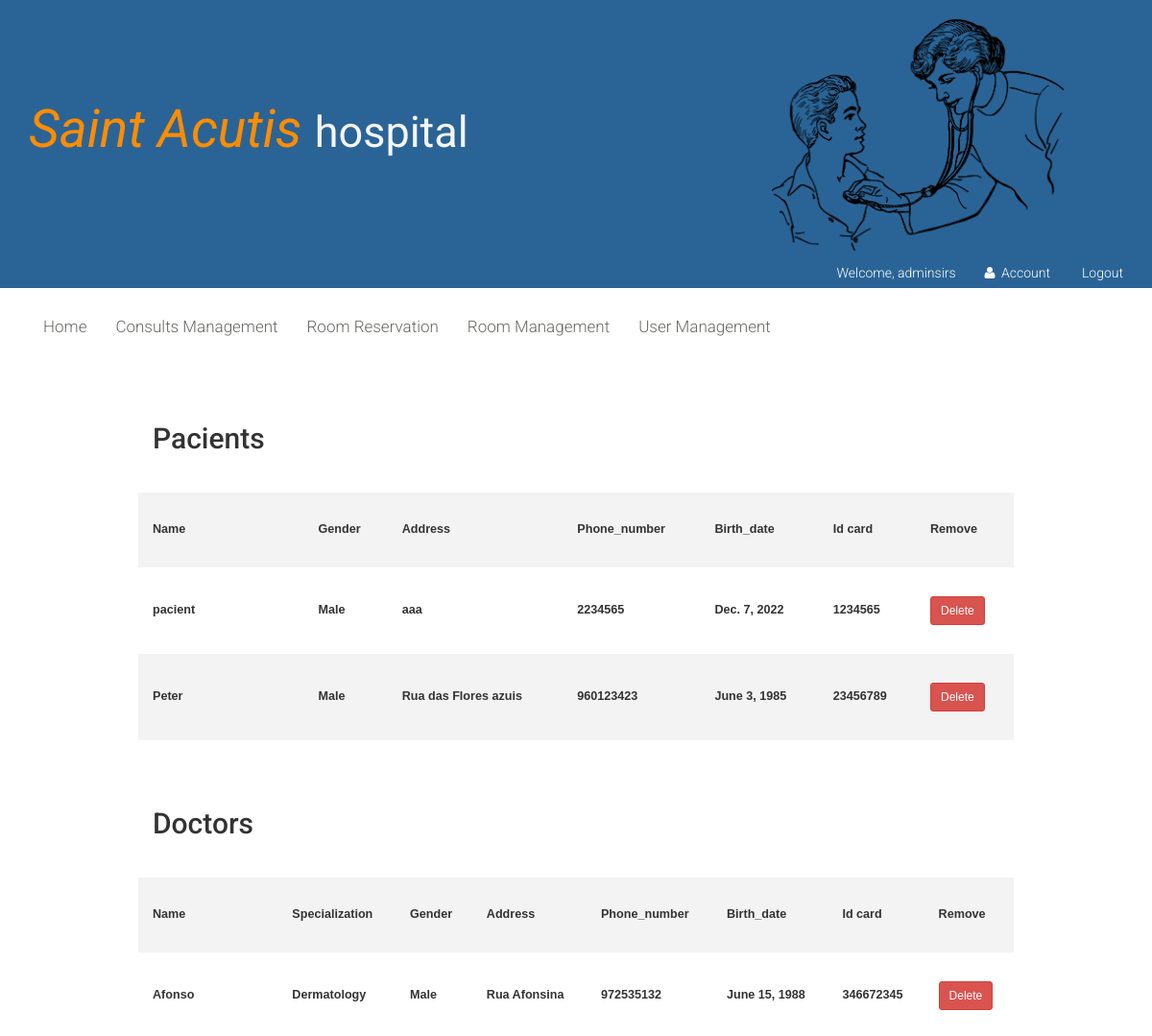
Before: /users-management/ (signed in) with the older database file.
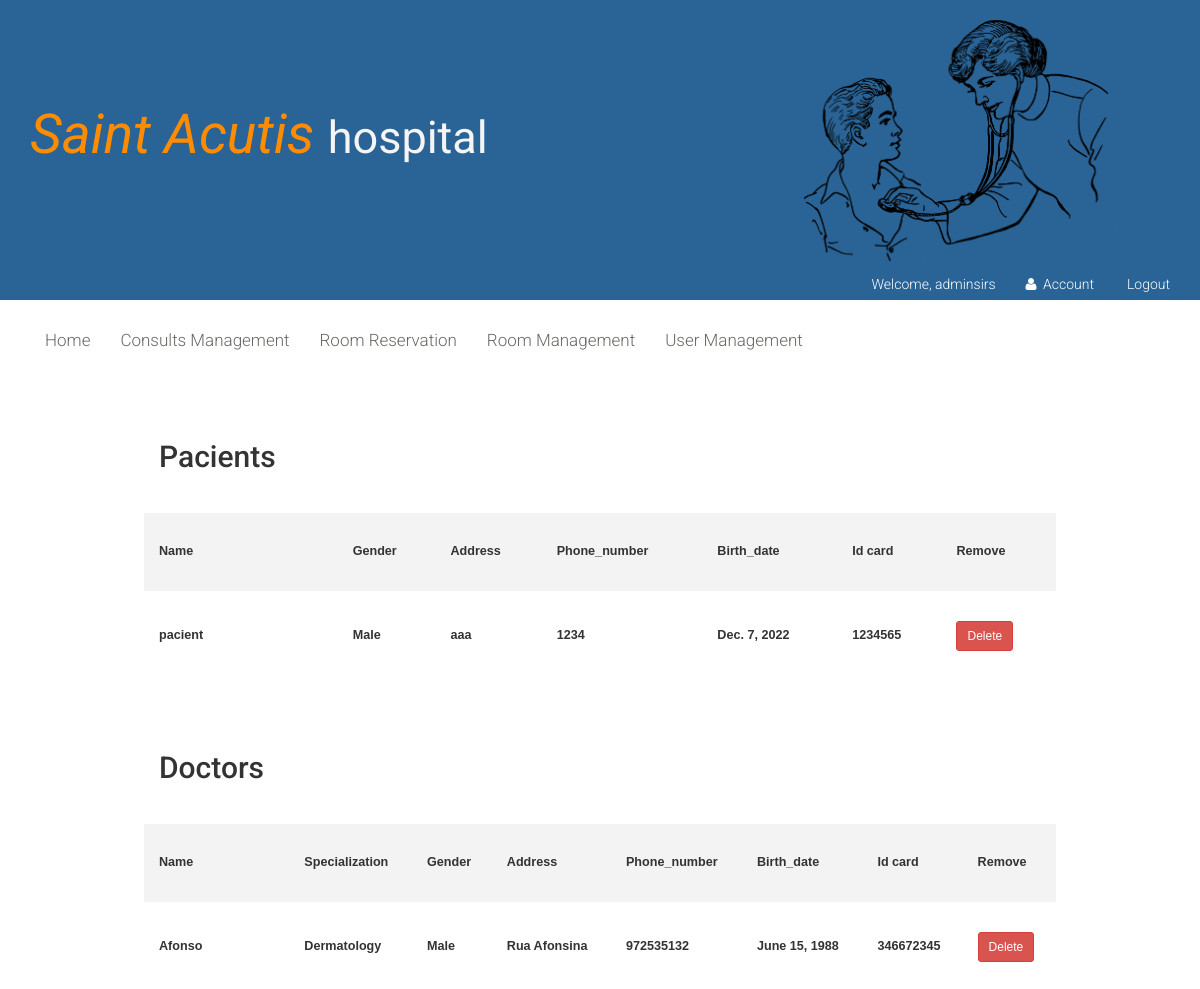
After: the same page with the newer database file.
### SAH/models.py (models this page shows, shortened)
class Pacient(models.Model):
    user = models.OneToOneField(User, on_delete=models.CASCADE)
    name = models.CharField(max_length=200)
    gender = models.CharField(max_length=150, choices=(('Female','Female'), ('Male','Male'),('Other','Other')))
    address = models.CharField(max_length=400)
    phone_number = models.IntegerField( blank=True, null=True)
    birth_date = models.DateField( blank=True, null=True)
    id_card = models.IntegerField( blank=True, null=True)

class Doctor(models.Model):
    user = models.OneToOneField(User, on_delete=models.CASCADE)
    specialization = models.ForeignKey(Specialization, on_delete=models.CASCADE)
    gender = models.CharField(max_length=150, choices=(('Female','Female'), ('Male','Male'),('Other','Other')))
    name = models.CharField(max_length=200)
    address = models.CharField(max_length=400)
    phone_number = models.IntegerField( blank=True, null=True)
    birth_date = models.DateField( blank=True, null=True)
    id_card = models.IntegerField( blank=True, null=True)

class Specialization(models.Model):
    name = models.CharField(max_length=150, choices=(('Orthopedy','Orthopedy'), ('Cardiology','Cardiology'),('Dermatology','Dermatology')))
    description = models.CharField(max_length=400)
    def __str__(self):
        return self.name

### SAH/views.py (the view)
# urls.py: path('users-management/', views.users_management, name='users-management'),
def users_management(request):
    if request.user.is_authenticated and request.user.is_superuser:
        pacients = Pacient.objects.all()
        doctors = Doctor.objects.all()
        return render(request, 'user-management.html', {"pacients": pacients, "doctors" : doctors})
    return redirect('login')

### SAH/templates/user-management.html (shortened to what this page needs)
{% extends "layout.html" %}
{% block content %}
	<section style="width: 100%; height:auto">
        <div   >
                <div   >
                <table class="styled-table">
                    <th><h2>Pacients</h2></th>
                <tr>
                    <th>Name</th>
                    <th>Gender</th>
                    <th>Address</th>
                    <th>Phone_number</th>
                    <th>Birth_date</th>
                    <th>Id card</th>
                    <th>Remove</th>
                </tr>
                {% for pacient in pacients %}
                    <tr>
                        <th>{{ pacient.name }}</th>
                        <th>{{ pacient.gender }}</th>
                        <th>{{ pacient.address }}</th>
                        <th>{{ pacient.phone_number }}</th>
                        <th>{{ pacient.birth_date }}</th>
                        <th>{{ pacient.id_card }}</th>
                        <th><a class="btn btn-sm btn-danger" href="{% url 'deletePacient' pacient.id %}">Delete</a></th>
                    </tr>
                {%  endfor %}
                </table>
        </div>
    </div>
	</section>
    <br>
    <section style="width: 100%; height:auto">
        <div>
                <div  >
                <table class="styled-table">
                    <th><h2>Doctors</h2></th>
                <tr>
                    <th>Name</th>
                    <th>Specialization</th>
                    <th>Gender</th>
                    <th>Address</th>
                    <th>Phone_number</th>
                    <th>Birth_date</th>
                    <th>Id card</th>
                    <th>Remove</th>
                </tr>
                {% for doctor in doctors %}
                    <tr>
                        <th>{{ doctor.name }}</th>
                        <th>{{ doctor.specialization }}</th>
                        <th>{{ doctor.gender }}</th>
                        <th>{{ doctor.address }}</th>
                        <th>{{ doctor.phone_number }}</th>
                        <th>{{ doctor.birth_date }}</th>
                        <th>{{ doctor.id_card }}</th>
                        <th><a class="btn btn-sm btn-danger" href="{% url 'deleteDoctor' doctor.id %}">Delete</a></th>
                    </tr>
                {%  endfor %}
                </table>
        </div>
    </div>
    <br>
    <br>
    <br>    <br>
    <br>    <br>
    <br>
	</section>
{% endblock %}

Changed rows visible on the page:
removed Pacient: name "Peter", gender "Male", address "Rua das Flores azuis", phone_number "960123423", birth_date "June 3, 1985", id_card "23456789"
changed Pacient "pacient": phone_number "2234565" → "1234"
